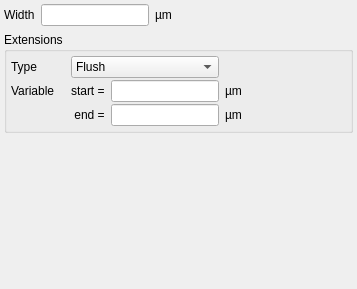
<?xml version="1.0" encoding="UTF-8"?>
<ui version="4.0">
 <class>EditorOptionsPath</class>
 <widget class="QWidget" name="EditorOptionsPath">
  <property name="geometry">
   <rect>
    <x>0</x>
    <y>0</y>
    <width>357</width>
    <height>289</height>
   </rect>
  </property>
  <property name="windowTitle">
   <string>Form</string>
  </property>
  <layout class="QVBoxLayout">
   <property name="spacing">
    <number>6</number>
   </property>
   <property name="leftMargin">
    <number>4</number>
   </property>
   <property name="topMargin">
    <number>4</number>
   </property>
   <property name="rightMargin">
    <number>4</number>
   </property>
   <property name="bottomMargin">
    <number>4</number>
   </property>
   <item>
    <widget class="QFrame" name="frame_2">
     <property name="frameShape">
      <enum>QFrame::NoFrame</enum>
     </property>
     <property name="frameShadow">
      <enum>QFrame::Raised</enum>
     </property>
     <layout class="QHBoxLayout">
      <property name="spacing">
       <number>6</number>
      </property>
      <property name="leftMargin">
       <number>0</number>
      </property>
      <property name="topMargin">
       <number>0</number>
      </property>
      <property name="rightMargin">
       <number>0</number>
      </property>
      <property name="bottomMargin">
       <number>0</number>
      </property>
      <item>
       <widget class="QLabel" name="label_2">
        <property name="text">
         <string>Width</string>
        </property>
       </widget>
      </item>
      <item>
       <widget class="QLineEdit" name="width_le">
        <property name="sizePolicy">
         <sizepolicy hsizetype="Fixed" vsizetype="Fixed">
          <horstretch>0</horstretch>
          <verstretch>0</verstretch>
         </sizepolicy>
        </property>
       </widget>
      </item>
      <item>
       <widget class="QLabel" name="label_3">
        <property name="text">
         <string>µm</string>
        </property>
       </widget>
      </item>
      <item>
       <spacer>
        <property name="orientation">
         <enum>Qt::Horizontal</enum>
        </property>
        <property name="sizeHint" stdset="0">
         <size>
          <width>21</width>
          <height>20</height>
         </size>
        </property>
       </spacer>
      </item>
     </layout>
    </widget>
   </item>
   <item>
    <widget class="QGroupBox" name="groupBox">
     <property name="sizePolicy">
      <sizepolicy hsizetype="Preferred" vsizetype="Fixed">
       <horstretch>0</horstretch>
       <verstretch>0</verstretch>
      </sizepolicy>
     </property>
     <property name="title">
      <string>Extensions</string>
     </property>
     <layout class="QGridLayout">
      <property name="leftMargin">
       <number>4</number>
      </property>
      <property name="topMargin">
       <number>4</number>
      </property>
      <property name="rightMargin">
       <number>4</number>
      </property>
      <property name="bottomMargin">
       <number>4</number>
      </property>
      <property name="horizontalSpacing">
       <number>6</number>
      </property>
      <property name="verticalSpacing">
       <number>2</number>
      </property>
      <item row="0" column="4" rowspan="3">
       <spacer>
        <property name="orientation">
         <enum>Qt::Horizontal</enum>
        </property>
        <property name="sizeHint" stdset="0">
         <size>
          <width>21</width>
          <height>10</height>
         </size>
        </property>
       </spacer>
      </item>
      <item row="2" column="3">
       <widget class="QLabel" name="label_5">
        <property name="text">
         <string>µm</string>
        </property>
       </widget>
      </item>
      <item row="1" column="3">
       <widget class="QLabel" name="label_4">
        <property name="text">
         <string>µm</string>
        </property>
       </widget>
      </item>
      <item row="2" column="2">
       <widget class="QLineEdit" name="end_ext_le">
        <property name="sizePolicy">
         <sizepolicy hsizetype="Fixed" vsizetype="Fixed">
          <horstretch>1</horstretch>
          <verstretch>0</verstretch>
         </sizepolicy>
        </property>
       </widget>
      </item>
      <item row="2" column="1">
       <widget class="QLabel" name="label_8">
        <property name="text">
         <string> end =</string>
        </property>
       </widget>
      </item>
      <item row="1" column="1">
       <widget class="QLabel" name="label_6">
        <property name="text">
         <string>start =</string>
        </property>
       </widget>
      </item>
      <item row="1" column="2">
       <widget class="QLineEdit" name="start_ext_le">
        <property name="sizePolicy">
         <sizepolicy hsizetype="Fixed" vsizetype="Fixed">
          <horstretch>1</horstretch>
          <verstretch>0</verstretch>
         </sizepolicy>
        </property>
       </widget>
      </item>
      <item row="1" column="0">
       <widget class="QLabel" name="label_7">
        <property name="text">
         <string>Variable   </string>
        </property>
       </widget>
      </item>
      <item row="0" column="1" colspan="2">
       <widget class="QComboBox" name="type_cb">
        <property name="sizePolicy">
         <sizepolicy hsizetype="Preferred" vsizetype="Fixed">
          <horstretch>0</horstretch>
          <verstretch>0</verstretch>
         </sizepolicy>
        </property>
        <item>
         <property name="text">
          <string>Flush</string>
         </property>
        </item>
        <item>
         <property name="text">
          <string>Square</string>
         </property>
        </item>
        <item>
         <property name="text">
          <string>Variable</string>
         </property>
        </item>
        <item>
         <property name="text">
          <string>Round</string>
         </property>
        </item>
       </widget>
      </item>
      <item row="0" column="0">
       <widget class="QLabel" name="label">
        <property name="text">
         <string>Type</string>
        </property>
       </widget>
      </item>
     </layout>
    </widget>
   </item>
   <item>
    <spacer>
     <property name="orientation">
      <enum>Qt::Vertical</enum>
     </property>
     <property name="sizeHint" stdset="0">
      <size>
       <width>271</width>
       <height>63</height>
      </size>
     </property>
    </spacer>
   </item>
  </layout>
 </widget>
 <tabstops>
  <tabstop>width_le</tabstop>
  <tabstop>type_cb</tabstop>
  <tabstop>start_ext_le</tabstop>
  <tabstop>end_ext_le</tabstop>
 </tabstops>
 <resources/>
 <connections/>
</ui>
